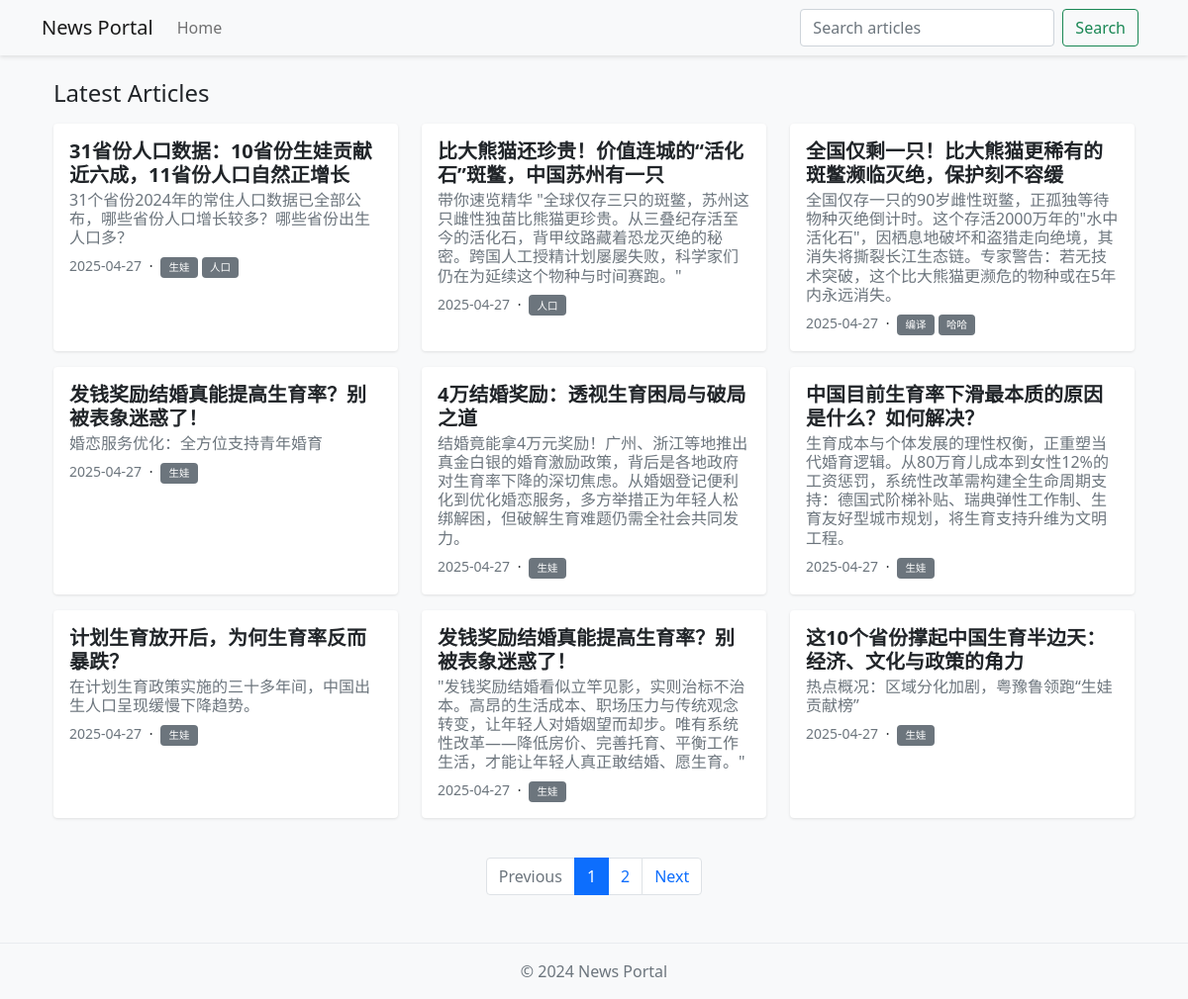
Before: / with the older database file.
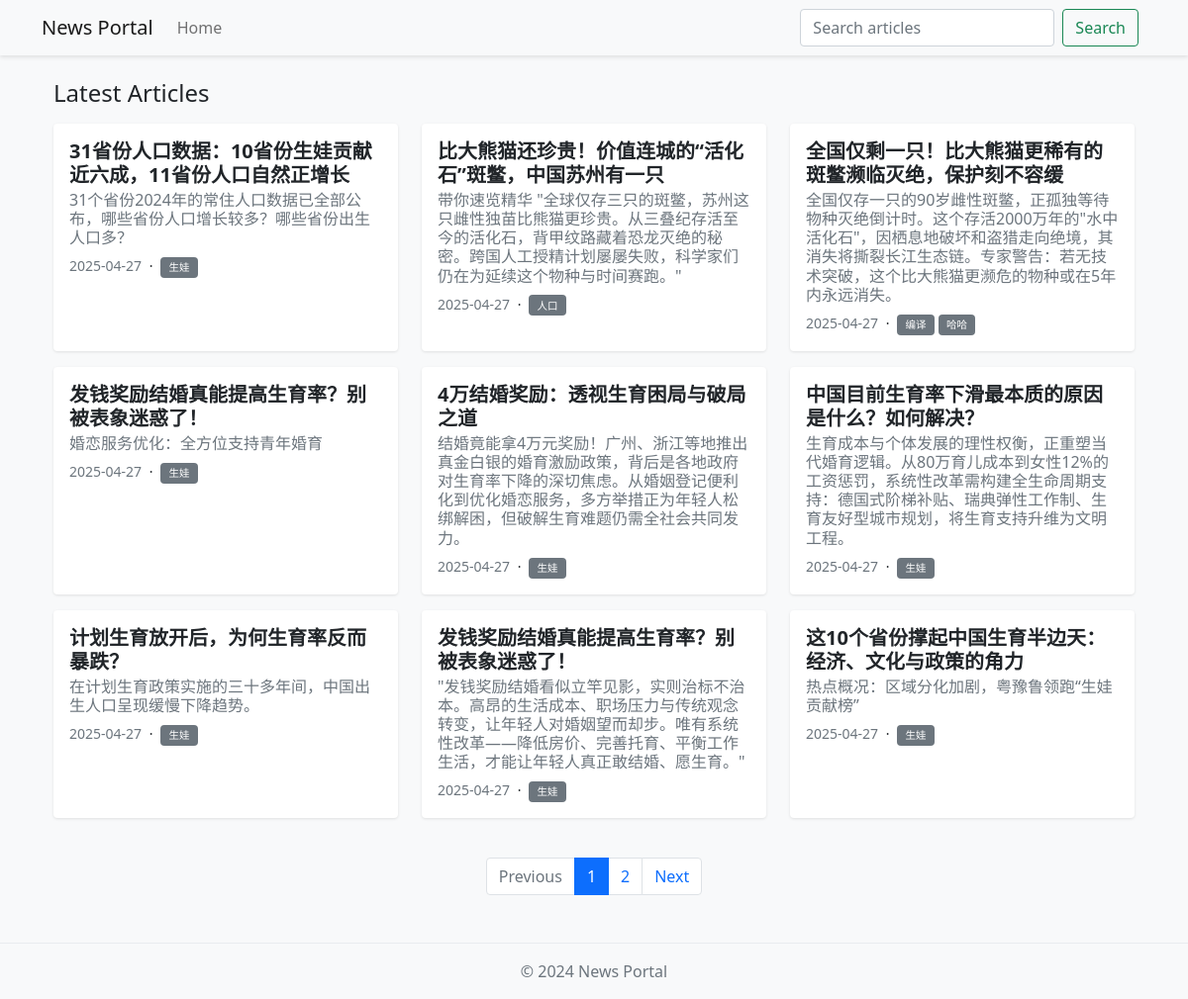
After: the same page with the newer database file.
### app/models.py (models this page shows, shortened)
class Article(db.Model):
    id = db.Column(db.Integer, primary_key=True)
    title = db.Column(db.String(200), nullable=False)
    subtitle = db.Column(db.String(200))
    content = db.Column(db.Text, nullable=False)
    is_published = db.Column(db.Boolean, default=False)
    is_top = db.Column(db.Boolean, default=False)
    is_recommended = db.Column(db.Boolean, default=False)
    created_at = db.Column(db.DateTime, default=datetime.utcnow)
    updated_at = db.Column(
        db.DateTime, default=datetime.utcnow, onupdate=datetime.utcnow
    )
    author_id = db.Column(db.Integer, db.ForeignKey("user.id"))
    tags = db.relationship("Tag", secondary="article_tag", backref="articles")
    images = db.relationship("Image", backref="article", lazy="dynamic")

class Tag(db.Model):
    id = db.Column(db.Integer, primary_key=True)
    name = db.Column(db.String(50), unique=True, nullable=False)
    created_at = db.Column(db.DateTime, default=datetime.utcnow)

### app/main/routes.py (the view)
@bp.route("/")
def index():
    page = request.args.get("page", 1, type=int)
    top_articles = (
        Article.query.filter_by(is_published=True, is_top=True)
        .order_by(Article.created_at.desc())
        .limit(4)
        .all()
    )
    recommended_articles = (
        Article.query.filter_by(is_published=True, is_recommended=True)
        .order_by(Article.created_at.desc())
        .limit(6)
        .all()
    )
    latest_articles = (
        Article.query.filter_by(is_published=True)
        .order_by(Article.created_at.desc())
        .paginate(page=page, per_page=current_app.config["POSTS_PER_PAGE"])
    )
    return render_template(
        "main/index.html",
        top_articles=top_articles,
        recommended_articles=recommended_articles,
        latest_articles=latest_articles.items,
        pagination=latest_articles,
    )

### app/templates/main/index.html (shortened to what this page needs)
{% extends "base.html" %} {% block content %}
<div class="container mt-4">
  <div class="mb-4">
    <h4 class="mb-3">Latest Articles</h4>
    <div class="row">
      {% for article in latest_articles %}
      <div class="col-md-4 mb-3">
        <div
          class="card h-100 text-decoration-none text-dark"
          style="cursor: pointer"
          data-href="{{ url_for('main.article', id=article.id) }}"
        >
          <div class="card-body">
            <h5 class="card-title">
              <a class="text-decoration-none text-dark">
                {{ article.title }}
              </a>
            </h5>
            {% if article.subtitle %}
            <h6 class="card-subtitle mb-2 text-muted">
              {{ article.subtitle }}
            </h6>
            {% endif %}
            <p class="card-text small">
              <span class="text-muted"
                >{{ article.created_at.strftime('%Y-%m-%d') }}</span
              >
              {% if article.tags %}
              <span class="mx-1">·</span>
              {% for tag in article.tags %}
              <a
                href="{{ url_for('main.tag', id=tag.id) }}"
                class="badge bg-secondary text-decoration-none"
                >{{ tag.name }}</a
              >
              {% endfor %} {% endif %}
            </p>
          </div>
        </div>
      </div>
      {% endfor %}
    </div>
    {% if pagination %}
    <nav aria-label="Page navigation" class="mt-4">
      <ul class="pagination justify-content-center">
        {% if pagination.has_prev %}
        <li class="page-item">
          <a
            class="page-link"
            href="{{ url_for('main.index', page=pagination.prev_num) }}"
            >Previous</a
          >
        </li>
        {% else %}
        <li class="page-item disabled">
          <span class="page-link">Previous</span>
        </li>
        {% endif %} {% for page in pagination.iter_pages() %} {% if page %} {%
        if page != pagination.page %}
        <li class="page-item">
          <a class="page-link" href="{{ url_for('main.index', page=page) }}"
            >{{ page }}</a
          >
        </li>
        {% else %}
        <li class="page-item active">
          <span class="page-link">{{ page }}</span>
        </li>
        {% endif %} {% else %}
        <li class="page-item disabled">
          <span class="page-link">...</span>
        </li>
        {% endif %} {% endfor %} {% if pagination.has_next %}
        <li class="page-item">
          <a
            class="page-link"
            href="{{ url_for('main.index', page=pagination.next_num) }}"
            >Next</a
          >
        </li>
        {% else %}
        <li class="page-item disabled">
          <span class="page-link">Next</span>
        </li>
        {% endif %}
      </ul>
    </nav>
    {% endif %}
  </div>
</div>
{% endblock %}

Changed rows visible on the page:
changed Article "31省份人口数据：10省份生娃贡献近六成，11省份人口自然正增长": loses Tag (name "人口")
